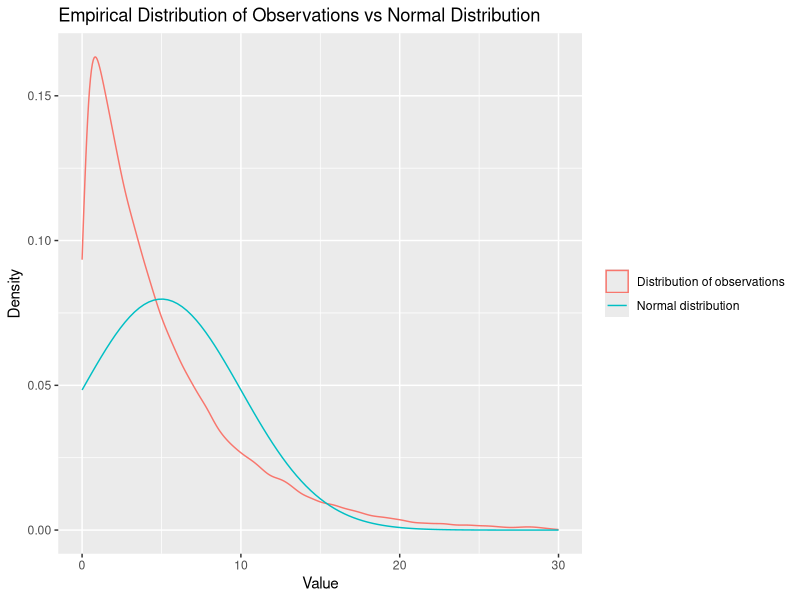
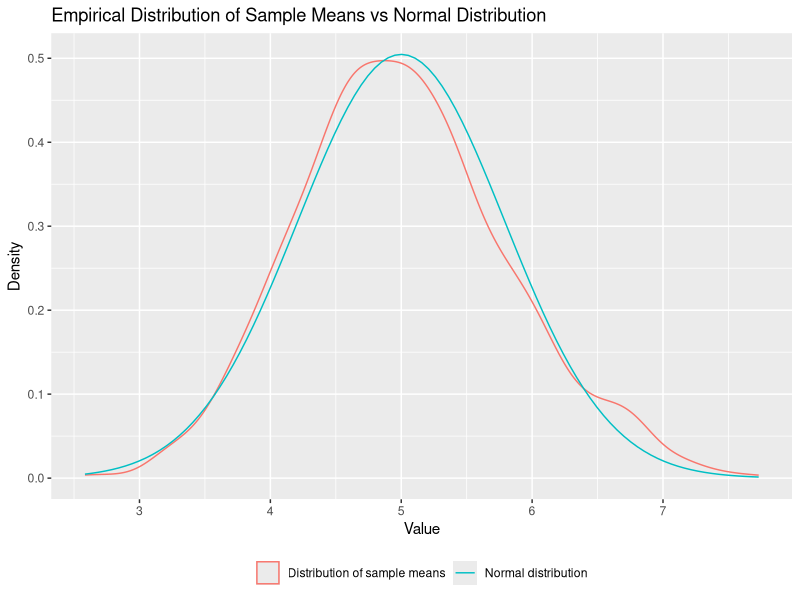

Reproduce these figures in R, in order.
## ---- chunk 1
knitr::opts_chunk$set(echo = TRUE)
## ---- chunk 2
set.seed(3791)

samples <- 1000
n <- 40
rate <- 0.2

simulated_data <- matrix(rexp(samples * n, rate), nrow = samples, ncol = n)
sample_means <- rowMeans(simulated_data)
## ---- chunk 3
theoretical_mean <- 1/rate
observed_mean <- mean(sample_means)

print(paste("Theoretical mean of sample means:", theoretical_mean))
print(paste("Observed mean of sample means:", observed_mean))
## ---- chunk 4
theoretical_variance <- ((1/rate)^2)/n
observed_variance <- var(sample_means)

print(paste("Theoretical variance of sample means:", theoretical_variance))
print(paste("Observed variance of sample means:", observed_variance))
## ---- chunk 5
library(ggplot2)
ggplot(data = data.frame(rv = as.vector(simulated_data))) +
    geom_density(aes(x = rv, color = "Distribution of observations")) +
    stat_function(fun = dnorm, args = list(mean = 1/rate, sd = 1/rate), 
                  aes(color = "Normal distribution")) +
    xlim(0, 30) +
    theme(legend.position = "right", legend.title = element_blank()) +
    xlab("Value") +
    ylab("Density") +
    ggtitle("Empirical Distribution of Observations vs Normal Distribution")
## ---- chunk 6
ggplot() +
    geom_density(data = data.frame(sm = sample_means),
                 aes(x = sm, color = "Distribution of sample means")) +
    stat_function(fun = dnorm, args = list(mean = theoretical_mean, 
                                           sd = sqrt(theoretical_variance)), 
                  aes(color = "Normal distribution")) +
    theme(legend.position = "bottom", legend.title = element_blank()) +
    xlab("Value") +
    ylab("Density") +
    ggtitle("Empirical Distribution of Sample Means vs Normal Distribution")
